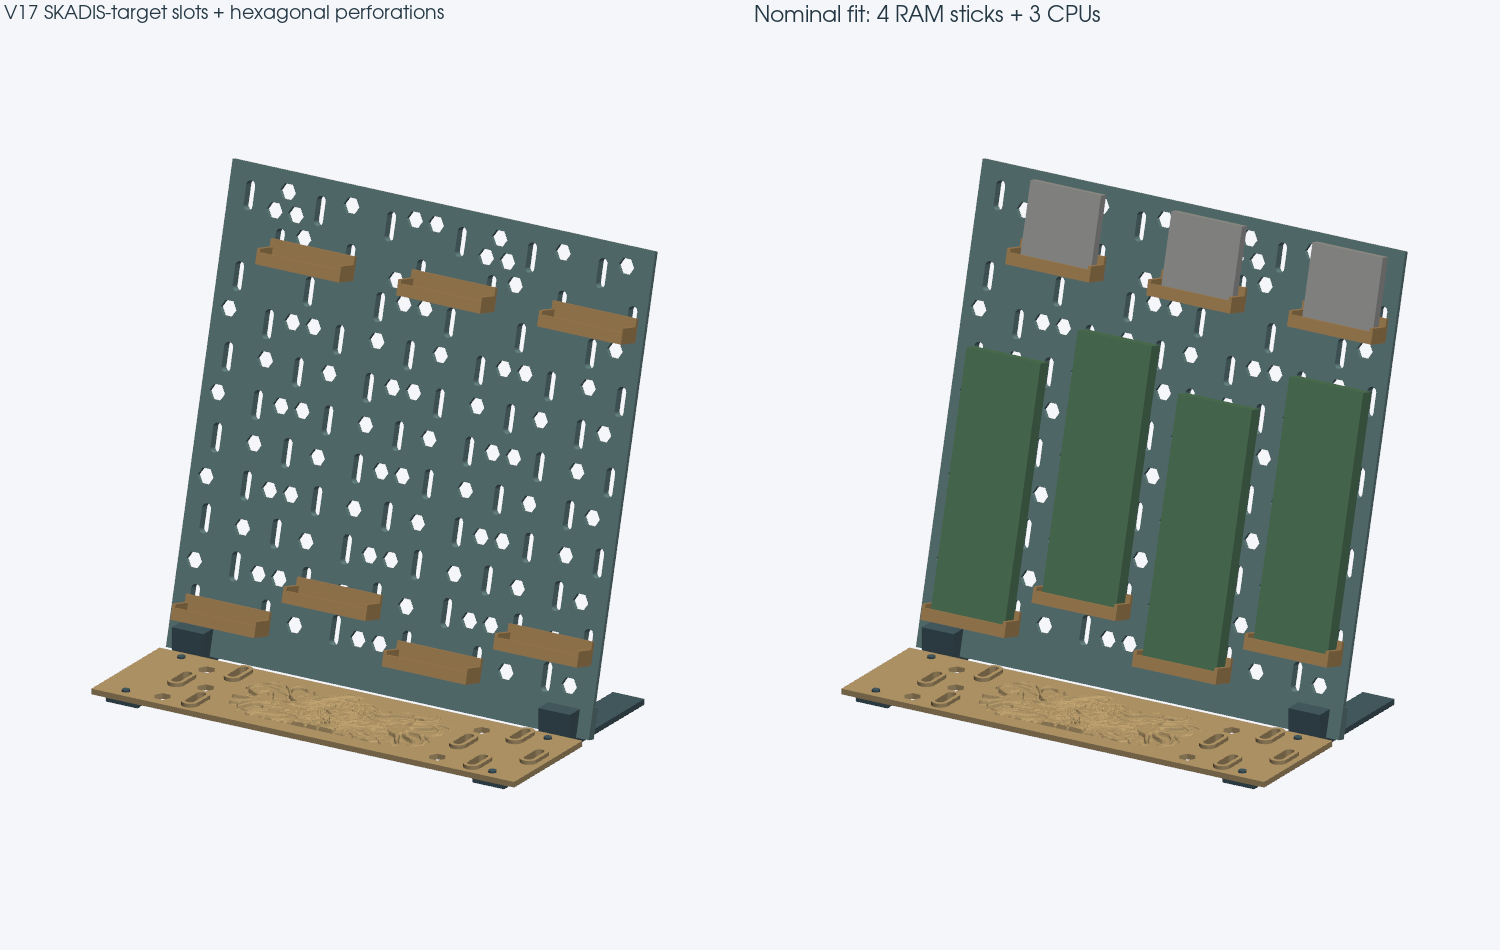

This figure's Python source:
from pathlib import Path
import json, math
import numpy as np
import manifold3d as md
import trimesh
import pyvista as pv
O=Path(__file__).parent; M=md.Manifold

def box(d,p):return M.cube(d).translate(p)
def world(s):return s.rotate((-15,0,0))
def mesh(s):
 a=s.to_mesh();t=trimesh.Trimesh(np.asarray(a.vert_properties)[:,:3],a.tri_verts,process=False)
 t.merge_vertices(digits_vertex=5);t.update_faces(t.nondegenerate_faces());t.remove_unreferenced_vertices();return t
# SKADIS-target interface: 5 x 15 mm capsule, 40 mm lattice + (20,20) offset.
# Nominal 5 mm around slots; 2.4 mm backing skin elsewhere. Physical compatibility unverified.
def capsule(w,h,depth):
 return box((w,depth,h-w),(-w/2,0,-(h-w)/2))+M.cylinder(depth,w/2,circular_segments=48).rotate((-90,0,0)).translate((0,0,-(h-w)/2))+M.cylinder(depth,w/2,circular_segments=48).rotate((-90,0,0)).translate((0,0,(h-w)/2))
board=box((240,2.4,242),(0,0,-8))+box((240,5,16),(0,0,-8))
slot_centers=[]
for row,z in enumerate(range(18,225,20)):
 for x in range(12+(row%2)*20,237,40):
  if x+4.5>240:continue
  board+=capsule(9,19,5).translate((x,0,z))
  slot_centers.append((x,z))
for x,z in slot_centers:board-=capsule(5,15,7).translate((x,-1,z))
# Shallow rear hex recesses keep slot pads and root intact; never perforate the skin.
board_before_recess=board.volume()
board_pockets=[]
for row,z in enumerate(np.arange(16,226,10.392305)):
 for x in np.arange(9+(row%2)*6,232,12):
  distance=min(math.hypot(x-sx,max(abs(z-sz)-5,0))-2.5 for sx,sz in slot_centers)
  if distance<9:continue
  depth=2.4
  board-=M.cylinder(7,4.5,circular_segments=6).rotate((-90,0,0)).translate((x,-1,z))
  board_pockets.append({'x':float(x),'z':float(z),'depth_mm':depth,'through':True})
# One universal tray printed seven times: 44 mm clear width, solid bottom, side stops.
tray=box((47.6,14,2),(-23.8,-14,0))
tray+=box((47.6,2,12),(-23.8,-2,0))
tray+=box((47.6,2,6),(-23.8,-14,0))
for x in (-23.8,22):tray+=box((1.8,14,8),(x,-14,0))
for x in (-20,20):
 tray+=box((2.8,5.4,3),(x-1.4,0,2.95))
 tray+=box((3.8,1.6,8),(x-1.9,5.4,.5))
# Insert raised 4.26 mm, then lower. Rear heads catch the circular-hole lower edge.
locations=[('RAM'+str(i+1),x,8+(i%2)*20,42,133.35,8) for i,x in enumerate((32,92,152,212))]
locations += [('CPU'+str(i+1),x,188,40,40,5) for i,x in enumerate((52,132,212))]
parts=[('board',world(board))]
for name,x,z,*_ in locations:parts.append(('tray_'+name,world(tray.translate((x,0,z)))))
# Two identical desk feet. Angled blind slots seat the board bottom, with 0.2 mm side clearance.
foot=box((18,132,3),(-9,-70,-12))+box((18,20,18),(-9,-8,-12))
slot=world(box((20,5.4,26),(-10,-.2,-8)))
foot-=slot
# Full-width 3 mm front panel seated directly on two extended 18 mm wide feet.
for y in (-66,-14):foot+=M.cylinder(4,2,circular_segments=32).translate((0,y,-9))
raw=trimesh.load_mesh(O/'assets/relief.stl')
relief=M(md.Mesh(np.asarray(raw.vertices,dtype=np.float32),np.asarray(raw.faces,dtype=np.uint32)))
# Preserve the whole original 120 x 48 mm relief rectangle, including its background.
badge=box((240,64,3),(0,-72,-9))
badge+=relief.translate((60,-64,-8.65))
background_centers=[]
for row,y in enumerate((-60,-40,-20)):
 for x in range(12+(row%2)*20,237,40):
  if x+4.5>59 and x-4.5<181 and y+9.5>-65 and y-9.5<-15:continue
  if any(abs(x-px)<8 and abs(y-py)<13 for px in (16,224) for py in (-66,-14)):continue
  # Thickened slot pads on top, same 5 mm interface as the upright board.
  badge+=capsule(9,19,5).rotate((90,0,0)).translate((x,y,-9))
  badge-=capsule(5,15,8).rotate((90,0,0)).translate((x,y,-10))
  background_centers.append([x,y])
for x in (16,224):
 for y in (-66,-14):badge-=M.cylinder(8,2.2,circular_segments=32).translate((x,y,-10))
badge_before_recess=badge.volume()
badge_pockets=[]
for row,y in enumerate(np.arange(-63,-16,10.392305)):
 for x in np.arange(35+(row%2)*6,208,12):
  if any(math.hypot(x-sx,max(abs(y-sy)-5,0))-2.5<9 for sx,sy in background_centers):continue
  through=(x+4.5<58 or x-4.5>182)
  depth=3 if through else 1.2
  badge-=M.cylinder(8 if through else depth+.1,4.5,circular_segments=6).translate((x,y,-9.1))
  badge_pockets.append({'x':float(x),'y':float(y),'depth_mm':depth,'through':bool(through)})
badge=badge.simplify(.001)
parts.append(('relief_badge',badge))
for x in (16,224):parts.append(('foot_'+str(x),foot.translate((x,0,0))))
rows=[]
for name,s in [('board',world(board)),('universal_tray',tray),('desk_foot',foot),('relief_badge',badge)]:
 t=mesh(s);printable=t.copy()
 if name=='board':printable.apply_transform(trimesh.transformations.rotation_matrix(math.radians(105),(1,0,0)))
 printable.apply_translation(-printable.bounds[0]);printable.vertices=np.asarray(printable.vertices,dtype=np.float32);printable.merge_vertices(digits_vertex=5);printable.update_faces(printable.nondegenerate_faces());printable.remove_unreferenced_vertices();printable.export(O/(name+'.stl'))
 rows.append({'part':name,'quantity':{'board':1,'universal_tray':7,'desk_foot':2,'relief_badge':1}[name],'volume_cm3_each':t.volume/1000,'watertight':bool(t.is_watertight),'components':len(t.split(only_watertight=False)),'print_dimensions_mm':printable.extents.tolist()})
# Check settled assembly, nominal objects, and hook insertion sweep against board.
inter=[]
for i,(na,a) in enumerate(parts):
 for nb,b in parts[i+1:]:
  v=(a^b).volume()
  if v>1e-4:inter.append({'parts':[na,nb],'volume_mm3':v})
fit=[];objects=[]
for name,x,z,w,h,d in locations:
 obj=world(box((w,d,h),(x-w/2,-2.03-d,z+2)))
 objects.append((name,obj));fit.append({'item':name,'interferences':{n:round((obj^s).volume(),5) for n,s in parts if (obj^s).volume()>1e-4}})
# Only hooks cross board; rear upper entry accepts the heads before descent.
sweep=[]
for dz in np.linspace(0,5.5,23):
 s=tray.translate((32,0,8+dz));v=(s^board).volume()
 if v>1e-4:sweep.append({'lift_mm':float(dz),'collision_mm3':v})
for dy in np.linspace(-8,0,17):
 s=tray.translate((32,float(dy),13.5));v=(s^board).volume()
 if v>1e-4:sweep.append({'entry_y_mm':float(dy),'collision_mm3':v})
pl=pv.Plotter(off_screen=True,window_size=(1500,950),shape=(1,2),border=False)
scene=trimesh.Scene();allm=[]
for name,s in parts:
 t=mesh(s);scene.add_geometry(t,node_name=name);allm.append(t)
 for pane in (0,1):
  pl.subplot(0,pane);pl.set_background('#f4f6fa');pm=pv.PolyData(t.vertices,np.column_stack((np.full(len(t.faces),3),t.faces)).ravel());pl.add_mesh(pm,color='#789da3' if name=='board' else '#d4ab73' if name.startswith('tray') else '#d5b987' if name=='relief_badge' else '#526f7c')
for name,s in objects:
 t=mesh(s);pl.subplot(0,1);pl.add_mesh(pv.PolyData(t.vertices,np.column_stack((np.full(len(t.faces),3),t.faces)).ravel()),color='#679977' if name.startswith('RAM') else '#c2c5c8')
for pane,title in [(0,'V17 SKADIS-target slots + hexagonal perforations'),(1,'Nominal fit: 4 RAM sticks + 3 CPUs')]:
 pl.subplot(0,pane);pl.add_text(title,font_size=12,color='#243743');pl.camera_position=[(355,-410,275),(104,5,85),(0,0,1)];pl.enable_parallel_projection();pl.reset_camera()
pl.screenshot(str(O/'design.png'));pl.close()
scene.export(O/'assembly.glb');trimesh.util.concatenate(allm).export(O/'assembly.stl')
total=sum(r['quantity']*r['volume_cm3_each'] for r in rows)
r={'status':'prototype; fit and print validation required','parts':rows,'total_volume_cm3':total,'assembly_interferences':inter,'nominal_fit':fit,'hook_vertical_insertion_sweep':sweep,'slot_mm':[5,15],'lattice_mm':[40,40],'alternate_offset_mm':[20,20],'slot_interface_thickness_mm':5,'backing_skin_mm':2.4,'hook_drop_mm':5.5,'slot_centers_mm':slot_centers,'relief_background_holes':len(background_centers),'relief_solid_rectangle_mm':[120,48],'front_panel_mm':[240,64,3],'support_rail_width_mm':18,'relief_hole_margin_mm':1,'recesses':{'board_count':len(board_pockets),'front_panel_count':len(badge_pockets),'hex_max_span_mm':9,'nominal_hex_gap_mm':3,'board_regions':'through holes outside slot pads','front_panel_min_skin_under_relief_mm':1.8,'removed_volume_cm3':(board_before_recess-board.volume()+badge_before_recess-badge.volume())/1000,'board_pockets':board_pockets,'front_panel_pockets':badge_pockets},'hardware':'Front panel rests on both extended feet with four round locating posts; tray hooks remain gravity seated without positive anti-lift locks.','limitations':['SKADIS compatibility target based on published measurements; no IKEA product fit test','Raised slot pads provide 5 mm locally, rather than a uniform 5 mm board; some accessories may require additional flat contact area','No slicer or physical fit test','Nominal cuboids do not represent CPU pins or RAM surface components','Foot-slot fit and tipping stability require physical validation','All-tray layout must be evaluated with actual item dimensions','Hold the tray while removing objects: no positive anti-lift lock','Hook undersides need slicer support evaluation']}
(O/'design.json').write_text(json.dumps(r,indent=2));print(json.dumps(r,indent=2))

close=pv.Plotter(off_screen=True,window_size=(1200,650));close.set_background('#f4f6fa')
t=mesh(badge);close.add_mesh(pv.PolyData(t.vertices,np.column_stack((np.full(len(t.faces),3),t.faces)).ravel()),color='#d5b987',smooth_shading=False)
close.camera_position=[(104,-145,180),(104,-40,-7),(0,0,1)];close.enable_parallel_projection();close.reset_camera();close.screenshot(str(O/'relief-detail.png'));close.close()

rear=pv.Plotter(off_screen=True,window_size=(1500,850),shape=(1,2),border=False)
for pane,solid,title in [(0,world(board),'Rear: 9 mm hexagonal through holes'),(1,badge,'Underside: 1.2 mm recesses below relief')]:
 rear.subplot(0,pane);rear.set_background('#f4f6fa');t=mesh(solid);rear.add_mesh(pv.PolyData(t.vertices,np.column_stack((np.full(len(t.faces),3),t.faces)).ravel()),color='#83a4ad' if pane==0 else '#d5b987',smooth_shading=False);rear.add_text(title,font_size=13,color='#243743')
 rear.camera_position=[(350,400,250),(120,20,95),(0,0,1)] if pane==0 else [(120,-140,-200),(120,-40,-7),(0,1,0)];rear.enable_parallel_projection();rear.reset_camera()
rear.screenshot(str(O/'recess-detail.png'));rear.close()
